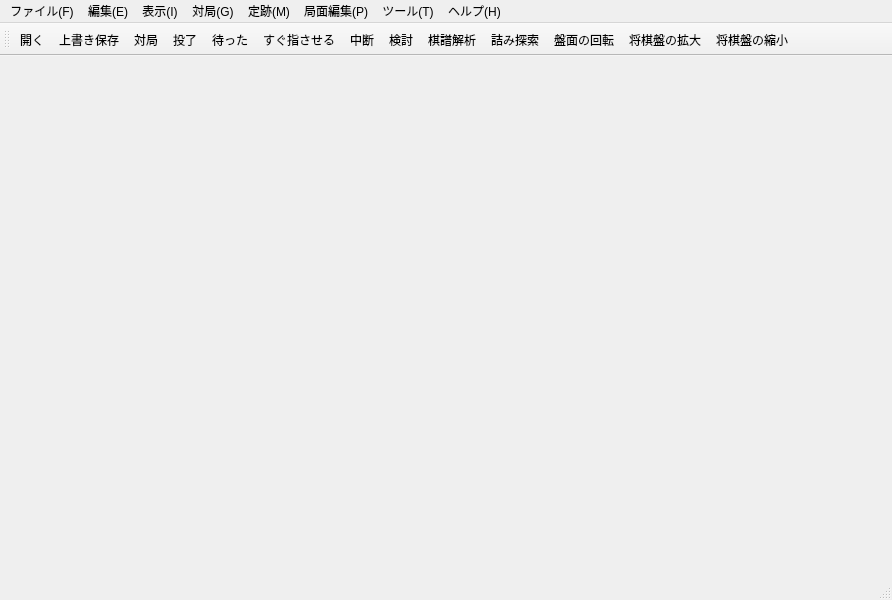
<?xml version="1.0" encoding="UTF-8"?>
<ui version="4.0">
 <class>MainWindow</class>
 <widget class="QMainWindow" name="MainWindow">
  <property name="geometry">
   <rect>
    <x>0</x>
    <y>0</y>
    <width>892</width>
    <height>600</height>
   </rect>
  </property>
  <property name="windowTitle">
   <string>将棋盤Q</string>
  </property>
  <widget class="QWidget" name="centralwidget"/>
  <widget class="QMenuBar" name="menubar">
   <property name="geometry">
    <rect>
     <x>0</x>
     <y>0</y>
     <width>892</width>
     <height>31</height>
    </rect>
   </property>
   <widget class="QMenu" name="File">
    <property name="title">
     <string>ファイル(F)</string>
    </property>
    <addaction name="actionNewGame"/>
    <addaction name="actionOpenKifuFile"/>
    <addaction name="actionSave"/>
    <addaction name="actionSaveAs"/>
    <addaction name="separator"/>
    <addaction name="importRecordWeb"/>
    <addaction name="separator"/>
    <addaction name="actionSaveBoardImage"/>
    <addaction name="saveImageEvaluatedValue"/>
    <addaction name="separator"/>
    <addaction name="actionQuit"/>
   </widget>
   <widget class="QMenu" name="Edit">
    <property name="title">
     <string>編集(E)</string>
    </property>
    <widget class="QMenu" name="copyGameRecord">
     <property name="title">
      <string>棋譜コピー</string>
     </property>
     <addaction name="kifFormat"/>
     <addaction name="ki2Format"/>
     <addaction name="usiFormat"/>
     <addaction name="universal"/>
    </widget>
    <widget class="QMenu" name="shogiPositionCopy">
     <property name="title">
      <string>局面コピー</string>
     </property>
     <addaction name="Sfen"/>
     <addaction name="BOD"/>
    </widget>
    <widget class="QMenu" name="copyURLWebPhaseDiagramClipboard">
     <property name="title">
      <string>&amp;Web局面図のURLをクリップボードにコピー</string>
     </property>
     <addaction name="withoutImgTag"/>
     <addaction name="withImgTag"/>
    </widget>
    <addaction name="undo"/>
    <addaction name="redo"/>
    <addaction name="separator"/>
    <addaction name="unprompted"/>
    <addaction name="pass"/>
    <addaction name="separator"/>
    <addaction name="copyGameRecord"/>
    <addaction name="pasteGameRecord"/>
    <addaction name="shogiPositionCopy"/>
    <addaction name="separator"/>
    <addaction name="actionCopyBoardToClipboard"/>
    <addaction name="copyImageEvaluatedValueClipboard"/>
    <addaction name="separator"/>
    <addaction name="copyURLWebPhaseDiagramClipboard"/>
    <addaction name="viewPlayBrowser"/>
    <addaction name="kyokumenPedia"/>
    <addaction name="separator"/>
    <addaction name="bookmark"/>
    <addaction name="bookmarkRegistration"/>
   </widget>
   <widget class="QMenu" name="Display">
    <property name="title">
     <string>表示(I)</string>
    </property>
    <addaction name="actionFlipBoard"/>
    <addaction name="actionEnlargeBoard"/>
    <addaction name="actionShrinkBoard"/>
    <addaction name="separator"/>
    <addaction name="actionToggleEngineAnalysis"/>
    <addaction name="usiProtocolCommunicationLog"/>
    <addaction name="separator"/>
   </widget>
   <widget class="QMenu" name="Game">
    <property name="title">
     <string>対局(G)</string>
    </property>
    <addaction name="actionStartGame"/>
    <addaction name="actionConsideration"/>
    <addaction name="separator"/>
    <addaction name="actionResign"/>
    <addaction name="actionUndoMove"/>
    <addaction name="actionMakeImmediateMove"/>
    <addaction name="breakOffGame"/>
    <addaction name="separator"/>
    <addaction name="actionAnalyzeKifu"/>
    <addaction name="separator"/>
    <addaction name="actionTsumeShogiSearch"/>
    <addaction name="separator"/>
   </widget>
   <widget class="QMenu" name="standardMove">
    <property name="title">
     <string>定跡(M)</string>
    </property>
    <addaction name="openDefaultTrail"/>
    <addaction name="openStandardMove"/>
    <addaction name="separator"/>
    <addaction name="createNew"/>
    <addaction name="openFile"/>
    <addaction name="saveFile"/>
    <addaction name="saveFileAsNamedStandardMove"/>
    <addaction name="closeFile"/>
    <addaction name="exportFile"/>
    <addaction name="separator"/>
    <addaction name="addMoveStandard"/>
    <addaction name="addFromFile"/>
    <addaction name="addFromClipboard"/>
    <addaction name="separator"/>
    <addaction name="evaluationValueDisplay"/>
    <addaction name="commentaryStandard"/>
    <addaction name="treeStandardMove"/>
    <addaction name="evaluationValueStandard"/>
    <addaction name="separator"/>
    <addaction name="standardMoveManagement"/>
    <addaction name="evaluationValueInformation"/>
   </widget>
   <widget class="QMenu" name="positionEdit">
    <property name="title">
     <string>局面編集(P)</string>
    </property>
    <addaction name="actionStartEditPosition"/>
    <addaction name="actionEndEditPosition"/>
    <addaction name="separator"/>
    <addaction name="flatHandInitialPosition"/>
    <addaction name="shogiProblemInitialPosition"/>
    <addaction name="returnAllPiecesOnStand"/>
    <addaction name="separator"/>
    <addaction name="reversal"/>
    <addaction name="turnaround"/>
   </widget>
   <widget class="QMenu" name="Tool">
    <property name="title">
     <string>ツール(T)</string>
    </property>
    <addaction name="actionEngineSettings"/>
    <addaction name="separator"/>
    <addaction name="gameSetup"/>
    <addaction name="configurationSetting"/>
    <addaction name="hintSetting"/>
    <addaction name="shogiProblemSearchSetting"/>
    <addaction name="separator"/>
    <addaction name="option"/>
    <addaction name="separator"/>
    <addaction name="openFolderAutoSaveRecord"/>
    <addaction name="shogiWarsGameRecordList"/>
   </widget>
   <widget class="QMenu" name="Help">
    <property name="title">
     <string>ヘルプ(H)</string>
    </property>
    <addaction name="actionOpenWebsite"/>
    <addaction name="usageMethod"/>
    <addaction name="separator"/>
    <addaction name="actionVersionInfo"/>
   </widget>
   <addaction name="File"/>
   <addaction name="Edit"/>
   <addaction name="Display"/>
   <addaction name="Game"/>
   <addaction name="standardMove"/>
   <addaction name="positionEdit"/>
   <addaction name="Tool"/>
   <addaction name="Help"/>
  </widget>
  <widget class="QStatusBar" name="statusbar"/>
  <widget class="QToolBar" name="toolBar">
   <property name="windowTitle">
    <string>toolBar</string>
   </property>
   <attribute name="toolBarArea">
    <enum>TopToolBarArea</enum>
   </attribute>
   <attribute name="toolBarBreak">
    <bool>false</bool>
   </attribute>
   <addaction name="actionOpenKifuFile"/>
   <addaction name="actionSave"/>
   <addaction name="actionStartGame"/>
   <addaction name="actionResign"/>
   <addaction name="actionUndoMove"/>
   <addaction name="actionMakeImmediateMove"/>
   <addaction name="breakOffGame"/>
   <addaction name="actionConsideration"/>
   <addaction name="actionAnalyzeKifu"/>
   <addaction name="actionTsumeShogiSearch"/>
   <addaction name="actionFlipBoard"/>
   <addaction name="actionEnlargeBoard"/>
   <addaction name="actionShrinkBoard"/>
  </widget>
  <action name="actionSave">
   <property name="icon">
    <iconset resource="../resources/shogiboardq.qrc">
     <normaloff>:/images/icons/save.png</normaloff>:/images/icons/save.png</iconset>
   </property>
   <property name="text">
    <string>上書き保存</string>
   </property>
   <property name="shortcut">
    <string>Ctrl+S</string>
   </property>
  </action>
  <action name="actionSaveAs">
   <property name="icon">
    <iconset resource="../resources/shogiboardq.qrc">
     <normaloff>:/images/icons/save_as.png</normaloff>:/images/icons/save_as.png</iconset>
   </property>
   <property name="text">
    <string>名前を付けて保存</string>
   </property>
   <property name="shortcut">
    <string>Ctrl+A</string>
   </property>
  </action>
  <action name="importRecordWeb">
   <property name="text">
    <string>&amp;Webから棋譜を取り込み</string>
   </property>
  </action>
  <action name="actionSaveBoardImage">
   <property name="text">
    <string>将棋盤の画像をファイルに保存</string>
   </property>
  </action>
  <action name="saveImageEvaluatedValue">
   <property name="text">
    <string>評価値の画像をファイルに保存</string>
   </property>
  </action>
  <action name="undo">
   <property name="icon">
    <iconset resource="../resources/shogiboardq.qrc">
     <normaloff>:/images/icons/edit_undo.png</normaloff>:/images/icons/edit_undo.png</iconset>
   </property>
   <property name="text">
    <string>元に戻す</string>
   </property>
  </action>
  <action name="redo">
   <property name="icon">
    <iconset resource="../resources/shogiboardq.qrc">
     <normaloff>:/images/icons/edit_redo.png</normaloff>:/images/icons/edit_redo.png</iconset>
   </property>
   <property name="text">
    <string>やり直し</string>
   </property>
  </action>
  <action name="unprompted">
   <property name="text">
    <string>入力取り消し</string>
   </property>
  </action>
  <action name="pass">
   <property name="text">
    <string>パス</string>
   </property>
  </action>
  <action name="pasteGameRecord">
   <property name="icon">
    <iconset resource="../resources/shogiboardq.qrc">
     <normaloff>:/images/icons/paste.png</normaloff>:/images/icons/paste.png</iconset>
   </property>
   <property name="text">
    <string>棋譜貼り付け</string>
   </property>
  </action>
  <action name="actionCopyBoardToClipboard">
   <property name="text">
    <string>将棋盤の画像をクリップボードにコピー</string>
   </property>
  </action>
  <action name="copyImageEvaluatedValueClipboard">
   <property name="text">
    <string>評価値の画像をクリップボードにコピー</string>
   </property>
  </action>
  <action name="viewPlayBrowser">
   <property name="text">
    <string>局面をブラウザで表示</string>
   </property>
  </action>
  <action name="kyokumenPedia">
   <property name="text">
    <string>局面ペディア</string>
   </property>
  </action>
  <action name="bookmark">
   <property name="text">
    <string>しおり</string>
   </property>
  </action>
  <action name="actionFlipBoard">
   <property name="icon">
    <iconset resource="../resources/shogiboardq.qrc">
     <normaloff>:/images/icons/kaiten.png</normaloff>:/images/icons/kaiten.png</iconset>
   </property>
   <property name="text">
    <string>盤面の回転</string>
   </property>
  </action>
  <action name="actionToggleEngineAnalysis">
   <property name="checkable">
    <bool>true</bool>
   </property>
   <property name="checked">
    <bool>true</bool>
   </property>
   <property name="text">
    <string>思考</string>
   </property>
  </action>
  <action name="usiProtocolCommunicationLog">
   <property name="checkable">
    <bool>true</bool>
   </property>
   <property name="checked">
    <bool>true</bool>
   </property>
   <property name="text">
    <string>&amp;USIプロトコル通信ログ</string>
   </property>
  </action>
  <action name="action_33">
   <property name="checkable">
    <bool>true</bool>
   </property>
   <property name="text">
    <string>ツリーダイアグラム</string>
   </property>
  </action>
  <action name="action_34">
   <property name="checkable">
    <bool>true</bool>
   </property>
   <property name="text">
    <string>コメント（思考）</string>
   </property>
  </action>
  <action name="action_35">
   <property name="text">
    <string>アシスタント</string>
   </property>
  </action>
  <action name="action_36">
   <property name="text">
    <string>解析一覧</string>
   </property>
  </action>
  <action name="action_37">
   <property name="text">
    <string>継ぎ盤</string>
   </property>
  </action>
  <action name="actionStartGame">
   <property name="enabled">
    <bool>true</bool>
   </property>
   <property name="icon">
    <iconset resource="../resources/shogiboardq.qrc">
     <normaloff>:/images/icons/taikyoku.png</normaloff>:/images/icons/taikyoku.png</iconset>
   </property>
   <property name="text">
    <string>対局</string>
   </property>
  </action>
  <action name="actionConsideration">
   <property name="icon">
    <iconset resource="../resources/shogiboardq.qrc">
     <normaloff>:/images/icons/kentou.png</normaloff>:/images/icons/kentou.png</iconset>
   </property>
   <property name="text">
    <string>検討</string>
   </property>
  </action>
  <action name="actionResign">
   <property name="icon">
    <iconset resource="../resources/shogiboardq.qrc">
     <normaloff>:/images/icons/touryou.png</normaloff>:/images/icons/touryou.png</iconset>
   </property>
   <property name="text">
    <string>投了</string>
   </property>
  </action>
  <action name="breakOffGame">
   <property name="icon">
    <iconset resource="../resources/shogiboardq.qrc">
     <normaloff>:/images/icons/chuudan.png</normaloff>:/images/icons/chuudan.png</iconset>
   </property>
   <property name="text">
    <string>中断</string>
   </property>
   <property name="whatsThis">
    <string/>
   </property>
   <property name="visible">
    <bool>true</bool>
   </property>
  </action>
  <action name="openDefaultTrail">
   <property name="enabled">
    <bool>true</bool>
   </property>
   <property name="text">
    <string>既定定跡を開く</string>
   </property>
  </action>
  <action name="openStandardMove">
   <property name="text">
    <string>定跡を開く</string>
   </property>
  </action>
  <action name="createNew">
   <property name="text">
    <string>新規作成</string>
   </property>
  </action>
  <action name="openFile">
   <property name="text">
    <string>開く</string>
   </property>
  </action>
  <action name="saveFile">
   <property name="text">
    <string>保存</string>
   </property>
  </action>
  <action name="actionQuit">
   <property name="icon">
    <iconset theme="exit.png" resource="../resources/shogiboardq.qrc">
     <normaloff>:/images/icons/exit.png</normaloff>:/images/icons/exit.png</iconset>
   </property>
   <property name="text">
    <string>終了</string>
   </property>
  </action>
  <action name="bookmarkRegistration">
   <property name="text">
    <string>しおり登録</string>
   </property>
  </action>
  <action name="actionAnalyzeKifu">
   <property name="icon">
    <iconset resource="../resources/shogiboardq.qrc">
     <normaloff>:/images/icons/kaiseki.png</normaloff>:/images/icons/kaiseki.png</iconset>
   </property>
   <property name="text">
    <string>棋譜解析</string>
   </property>
  </action>
  <action name="saveFileAsNamedStandardMove">
   <property name="text">
    <string>名前を付けて保存</string>
   </property>
  </action>
  <action name="closeFile">
   <property name="text">
    <string>閉じる</string>
   </property>
  </action>
  <action name="exportFile">
   <property name="text">
    <string>エクスポート</string>
   </property>
  </action>
  <action name="addMoveStandard">
   <property name="text">
    <string>指し手を定跡に追加</string>
   </property>
  </action>
  <action name="addFromFile">
   <property name="text">
    <string>ファイルから追加</string>
   </property>
  </action>
  <action name="addFromClipboard">
   <property name="text">
    <string>クリップボードから追加</string>
   </property>
  </action>
  <action name="evaluationValueDisplay">
   <property name="checkable">
    <bool>true</bool>
   </property>
   <property name="text">
    <string>評価値表示</string>
   </property>
  </action>
  <action name="commentaryStandard">
   <property name="checkable">
    <bool>true</bool>
   </property>
   <property name="text">
    <string>定跡コメント</string>
   </property>
  </action>
  <action name="treeStandardMove">
   <property name="checkable">
    <bool>true</bool>
   </property>
   <property name="text">
    <string>定跡ツリー</string>
   </property>
  </action>
  <action name="evaluationValueStandard">
   <property name="text">
    <string>定跡評価値</string>
   </property>
  </action>
  <action name="standardMoveManagement">
   <property name="text">
    <string>定跡管理</string>
   </property>
  </action>
  <action name="evaluationValueInformation">
   <property name="text">
    <string>定跡情報</string>
   </property>
  </action>
  <action name="actionStartEditPosition">
   <property name="text">
    <string>局面編集開始</string>
   </property>
  </action>
  <action name="flatHandInitialPosition">
   <property name="text">
    <string>平手初期配置</string>
   </property>
  </action>
  <action name="shogiProblemInitialPosition">
   <property name="text">
    <string>詰将棋初期配置</string>
   </property>
  </action>
  <action name="returnAllPiecesOnStand">
   <property name="text">
    <string>全ての駒を駒台へ</string>
   </property>
  </action>
  <action name="reversal">
   <property name="text">
    <string>先後反転</string>
   </property>
  </action>
  <action name="turnaround">
   <property name="text">
    <string>手番変更</string>
   </property>
  </action>
  <action name="actionEngineSettings">
   <property name="text">
    <string>エンジン設定</string>
   </property>
  </action>
  <action name="gameSetup">
   <property name="text">
    <string>対局設定</string>
   </property>
  </action>
  <action name="configurationSetting">
   <property name="text">
    <string>検討設定</string>
   </property>
  </action>
  <action name="hintSetting">
   <property name="text">
    <string>ヒント設定</string>
   </property>
  </action>
  <action name="shogiProblemSearchSetting">
   <property name="text">
    <string>詰み探索設定</string>
   </property>
  </action>
  <action name="option">
   <property name="text">
    <string>オプション</string>
   </property>
  </action>
  <action name="openFolderAutoSaveRecord">
   <property name="text">
    <string>棋譜自動保存フォルダを開く</string>
   </property>
  </action>
  <action name="shogiWarsGameRecordList">
   <property name="text">
    <string>将棋ウォーズ棋譜一覧</string>
   </property>
  </action>
  <action name="actionOpenWebsite">
   <property name="text">
    <string>ホームページ</string>
   </property>
  </action>
  <action name="usageMethod">
   <property name="text">
    <string>使い方</string>
   </property>
  </action>
  <action name="actionVersionInfo">
   <property name="text">
    <string>バージョン情報</string>
   </property>
  </action>
  <action name="kifFormat">
   <property name="text">
    <string>&amp;KIF形式</string>
   </property>
  </action>
  <action name="ki2Format">
   <property name="text">
    <string>K&amp;I2形式</string>
   </property>
  </action>
  <action name="usiFormat">
   <property name="text">
    <string>&amp;USI</string>
   </property>
  </action>
  <action name="universal">
   <property name="text">
    <string>ユニバーサル</string>
   </property>
  </action>
  <action name="Sfen">
   <property name="text">
    <string>&amp;Sfen</string>
   </property>
  </action>
  <action name="BOD">
   <property name="text">
    <string>&amp;BOD</string>
   </property>
  </action>
  <action name="withoutImgTag">
   <property name="text">
    <string>&amp;imgタグなし</string>
   </property>
  </action>
  <action name="withImgTag">
   <property name="text">
    <string>i&amp;mgタグあり</string>
   </property>
  </action>
  <action name="actionNewGame">
   <property name="icon">
    <iconset resource="../resources/shogiboardq.qrc">
     <normaloff>:/images/icons/new.png</normaloff>:/images/icons/new.png</iconset>
   </property>
   <property name="text">
    <string>新規</string>
   </property>
  </action>
  <action name="actionOpenKifuFile">
   <property name="icon">
    <iconset resource="../resources/shogiboardq.qrc">
     <normaloff>:/images/icons/open.png</normaloff>:/images/icons/open.png</iconset>
   </property>
   <property name="text">
    <string>開く</string>
   </property>
   <property name="shortcut">
    <string>Ctrl+O</string>
   </property>
  </action>
  <action name="actionUndoMove">
   <property name="icon">
    <iconset resource="../resources/shogiboardq.qrc">
     <normaloff>:/images/icons/matta.png</normaloff>:/images/icons/matta.png</iconset>
   </property>
   <property name="text">
    <string>待った</string>
   </property>
  </action>
  <action name="actionMakeImmediateMove">
   <property name="icon">
    <iconset resource="../resources/shogiboardq.qrc">
     <normaloff>:/images/icons/kyuu.png</normaloff>:/images/icons/kyuu.png</iconset>
   </property>
   <property name="text">
    <string>すぐ指させる</string>
   </property>
  </action>
  <action name="actionEnlargeBoard">
   <property name="icon">
    <iconset resource="../resources/shogiboardq.qrc">
     <normaloff>:/images/icons/dai.png</normaloff>:/images/icons/dai.png</iconset>
   </property>
   <property name="text">
    <string>将棋盤の拡大</string>
   </property>
  </action>
  <action name="actionShrinkBoard">
   <property name="icon">
    <iconset resource="../resources/shogiboardq.qrc">
     <normaloff>:/images/icons/shou.png</normaloff>:/images/icons/shou.png</iconset>
   </property>
   <property name="text">
    <string>将棋盤の縮小</string>
   </property>
  </action>
  <action name="actionEndEditPosition">
   <property name="text">
    <string>局面編集終了</string>
   </property>
  </action>
  <action name="action">
   <property name="text">
    <string>実行関数</string>
   </property>
  </action>
  <action name="actionTsumeShogiSearch">
   <property name="icon">
    <iconset resource="../resources/shogiboardq.qrc">
     <normaloff>:/images/icons/tsumi.png</normaloff>:/images/icons/tsumi.png</iconset>
   </property>
   <property name="text">
    <string>詰み探索</string>
   </property>
  </action>
 </widget>
 <resources>
  <include location="../resources/shogiboardq.qrc"/>
 </resources>
 <connections/>
</ui>
